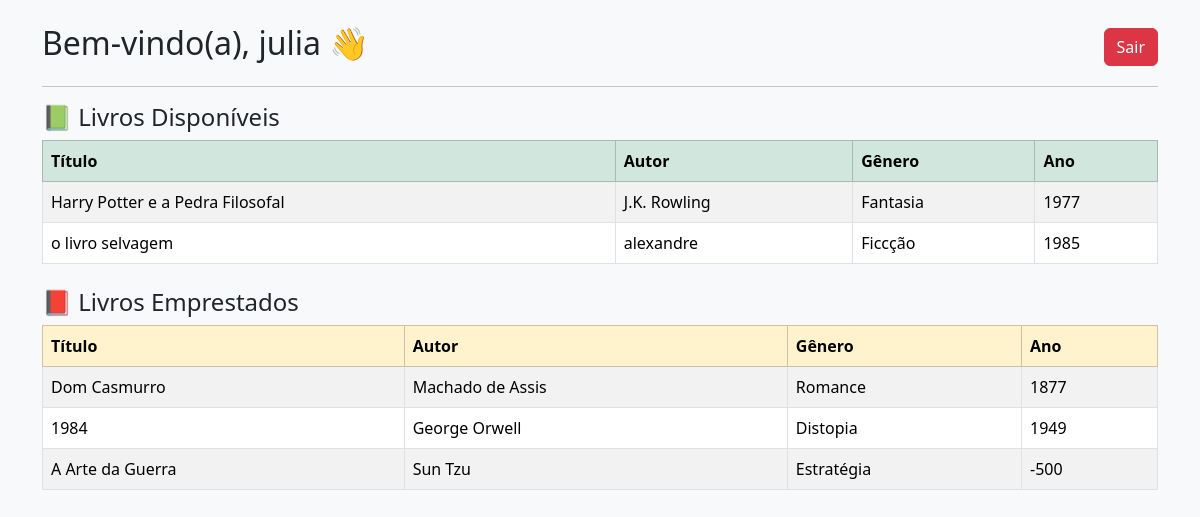
Page /area_leitor.php (signed in) on the committed database.
### tables this page shows
CREATE TABLE `livros` (
  `id` int(11) NOT NULL,
  `titulo` varchar(255) NOT NULL,
  `autor` varchar(255) NOT NULL,
  `genero` varchar(255) DEFAULT NULL,
  `ano_publicacao` int(11) DEFAULT NULL,
  `status` enum('Disponível','Emprestado') NOT NULL DEFAULT 'Disponível',
  `data_cadastrada` timestamp NOT NULL DEFAULT current_timestamp()
);

### area_leitor.php (the view, shortened to what this page needs)
<?php
require_once 'includes/conexao.php';
$leitor_nome = $_SESSION['usuario']['nome'];
?>
<!DOCTYPE html>
<html lang="pt-br">
<head>
    <link href="https://cdn.jsdelivr.net/npm/bootstrap@5.3.3/dist/css/bootstrap.min.css" rel="stylesheet">
</head>
<body class="bg-light">
<div class="container mt-4">
    <div class="d-flex justify-content-between align-items-center mb-3">
        <h2>Bem-vindo(a), <?= htmlspecialchars($leitor_nome) ?> 👋</h2>
        <a href="logout.php" class="btn btn-danger">Sair</a>
    </div>
    <hr>
    <h4>📗 Livros Disponíveis</h4>
    <table class="table table-striped table-bordered">
        <thead class="table-success">
            <tr>
                <th>Título</th>
                <th>Autor</th>
                <th>Gênero</th>
                <th>Ano</th>
            </tr>
        </thead>
        <tbody>
        <?php
        $sql = "SELECT * FROM livros WHERE status = 'Disponível'";
        $res = mysqli_query($conexao, $sql);
        if (mysqli_num_rows($res) > 0) {
            while ($livro = mysqli_fetch_assoc($res)) {
                echo "<tr>
                        <td>{$livro['titulo']}</td>
                        <td>{$livro['autor']}</td>
                        <td>{$livro['genero']}</td>
                        <td>{$livro['ano_publicacao']}</td>
                      </tr>";
            }
        } else {
            echo "<tr><td colspan='4'>Nenhum livro disponível no momento.</td></tr>";
        }
        ?>
        </tbody>
    </table>
    <h4 class="mt-4">📕 Livros Emprestados</h4>
    <table class="table table-striped table-bordered">
        <thead class="table-warning">
            <tr>
                <th>Título</th>
                <th>Autor</th>
                <th>Gênero</th>
                <th>Ano</th>
            </tr>
        </thead>
        <tbody>
        <?php
        $sql = "SELECT * FROM livros WHERE status = 'Emprestado'";
        $res = mysqli_query($conexao, $sql);
        if (mysqli_num_rows($res) > 0) {
            while ($livro = mysqli_fetch_assoc($res)) {
                echo "<tr>
                        <td>{$livro['titulo']}</td>
                        <td>{$livro['autor']}</td>
                        <td>{$livro['genero']}</td>
                        <td>{$livro['ano_publicacao']}</td>
                      </tr>";
            }
        } else {
            echo "<tr><td colspan='4'>Nenhum livro emprestado no momento.</td></tr>";
        }
        ?>
        </tbody>
    </table>
</div>
</body>
</html>

### rows in the picture
livros: titulo "Harry Potter e a Pedra Filosofal", autor "J.K. Rowling", genero "Fantasia", ano_publicacao "1977"
livros: titulo "o livro selvagem", autor "alexandre", genero "Ficcção", ano_publicacao "1985"
livros: titulo "Dom Casmurro", autor "Machado de Assis", genero "Romance", ano_publicacao "1877"
livros: titulo "1984", autor "George Orwell", genero "Distopia", ano_publicacao "1949"
livros: titulo "A Arte da Guerra", autor "Sun Tzu", genero "Estratégia", ano_publicacao "-500"

### other values in the picture
$leitor_nome "julia"
